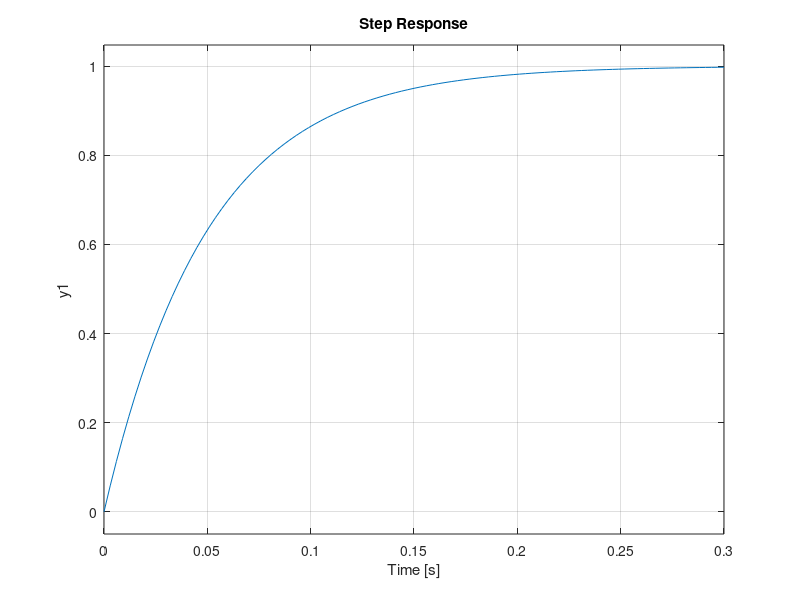

This figure's MATLAB source: (Note: this script raises an error after producing the figure.)
Gp=tf([20],[1 20]) % plant transfer function
step(Gp) % Plot the unity step response

cleanfigure %cleanfigure
matlab2tikz('Output/ex1.tex'); % convert to tex